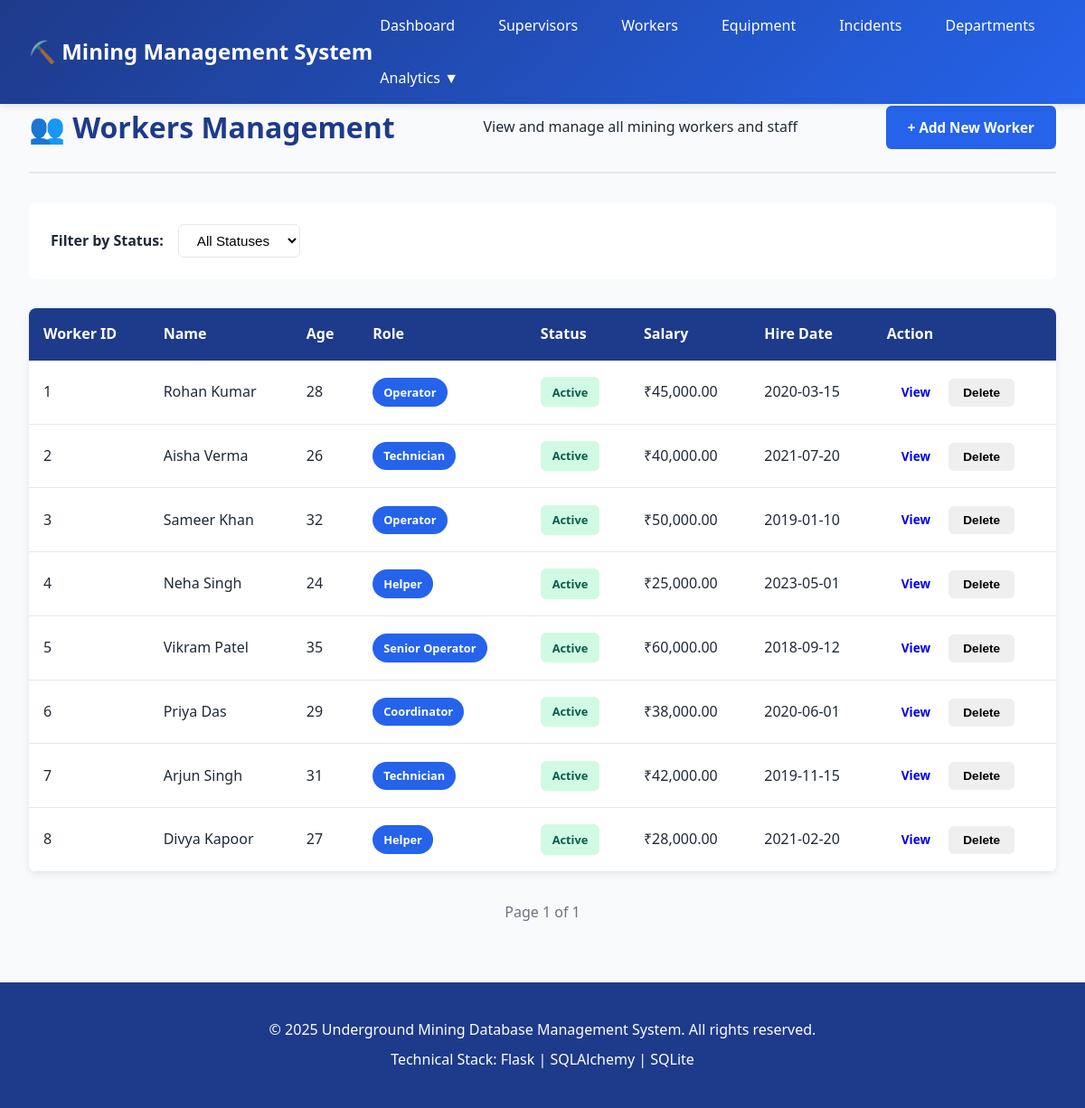
The page /workers on the database its author committed.
### app.py (models this page shows)
class Worker(db.Model):
    __tablename__ = 'Worker'
    WorkerID = db.Column(db.Integer, primary_key=True, autoincrement=True)
    Name = db.Column(db.String(50), nullable=False)
    Age = db.Column(db.Integer)
    Role = db.Column(db.String(30))
    Contact = db.Column(db.String(20))
    S_ID = db.Column(db.Integer, db.ForeignKey('Supervisor.SupervisorID'))
    DepartmentID = db.Column(db.Integer, db.ForeignKey('Department.DepartmentID'))
    HireDate = db.Column(db.Date)
    Salary = db.Column(db.Float)
    EmploymentStatus = db.Column(db.String(20), default='Active')

### app.py (the view)
@app.route('/workers')
@handle_errors
def workers_list():
    page = request.args.get('page', 1, type=int)
    status_filter = request.args.get('status', 'All')
    query = Worker.query
    if status_filter != 'All':
        query = query.filter_by(EmploymentStatus=status_filter)
    workers = query.paginate(page=page, per_page=10)
    statuses = ['Active', 'On Leave', 'Inactive']
    return render_template('workers.html', workers=workers.items, pagination=workers, statuses=statuses, selected_status=status_filter)

### app.py (called while the page is built)
def handle_errors(f):
    @wraps(f)
    def decorated_function(*args, **kwargs):
        try:
            return f(*args, **kwargs)
        except Exception as e:
            print(f"Error: {str(e)}")
            print(traceback.format_exc())
            flash(f"Error: {str(e)}", "error")
            return redirect(url_for('index'))
    return decorated_function

@app.context_processor
def inject_helpers():
    def get_worker(worker_id):
        return Worker.query.get(worker_id) if worker_id else None
    def get_equipment(equip_id):
        return Equipment.query.get(equip_id) if equip_id else None
    return dict(get_worker=get_worker, get_equipment=get_equipment)

### templates/workers.html (shortened to what this page needs)
{% extends "base.html" %}
{% block content %}
<div class="page-header">
    <h2>👥 Workers Management</h2>
    <p>View and manage all mining workers and staff</p>
    <a href="{{ url_for('add_worker') }}" class="btn btn-primary" style="float: right;">+ Add New Worker</a>
</div>
<div class="filter-section">
    <label for="status">Filter by Status:</label>
    <select id="status" onchange="window.location.href='?status=' + this.value">
        <option value="All" {% if selected_status == 'All' %}selected{% endif %}>All Statuses</option>
    </select>
</div>
{% if workers %}
<table class="data-table">
    <thead>
        <tr>
            <th>Worker ID</th>
            <th>Name</th>
            <th>Age</th>
            <th>Role</th>
            <th>Status</th>
            <th>Salary</th>
            <th>Hire Date</th>
            <th>Action</th>
        </tr>
    </thead>
    <tbody>
        {% for worker in workers %}
        <tr>
            <td>{{ worker.WorkerID }}</td>
            <td>{{ worker.Name }}</td>
            <td>{{ worker.Age }}</td>
            <td><span class="badge">{{ worker.Role }}</span></td>
            <td><span class="status-badge status-{{ worker.EmploymentStatus|lower }}">{{ worker.EmploymentStatus }}</span></td>
            <td>₹{{ "{:,.2f}".format(worker.Salary) }}</td>
            <td>{{ worker.HireDate.strftime('%Y-%m-%d') if worker.HireDate else 'N/A' }}</td>
            <td><a href="{{ url_for('worker_detail', worker_id=worker.WorkerID) }}" class="btn btn-small">View</a>
            <form method="POST" action="{{ url_for('delete_worker', worker_id=worker.WorkerID) }}" class="inline-form" style="display: inline;" onsubmit="return confirm('Delete this worker?');">
                <button type="submit" class="btn btn-small btn-danger">Delete</button>
            </form></td>
        </tr>
        {% endfor %}
    </tbody>
</table>
<div class="pagination">
    <span class="pagination-info">Page {{ pagination.page }} of {{ pagination.pages }}</span>
</div>
{% else %}
<div class="empty-state">
    <p>No workers found. <a href="{{ url_for('init_database') }}">Initialize database</a> to load sample data.</p>
</div>
{% endif %}
{% endblock %}

### templates/base.html (shortened to what this page needs)
<!DOCTYPE html>
<html lang="en">
<head>
    <link rel="stylesheet" href="{{ url_for('static', filename='css/style.css') }}">
</head>
<body>
    <nav class="navbar">
        <div class="nav-container">
            <h1 class="logo">⛏️ Mining Management System</h1>
            <ul class="nav-menu">
                <li><a href="{{ url_for('index') }}" class="nav-link">Dashboard</a></li>
                <li><a href="{{ url_for('supervisors_list') }}" class="nav-link">Supervisors</a></li>
                <li><a href="{{ url_for('workers_list') }}" class="nav-link">Workers</a></li>
                <li><a href="{{ url_for('equipment_list') }}" class="nav-link">Equipment</a></li>
                <li><a href="{{ url_for('incidents_list') }}" class="nav-link">Incidents</a></li>
                <li><a href="{{ url_for('departments_list') }}" class="nav-link">Departments</a></li>
                <li class="dropdown">
                    <a href="#" class="nav-link dropdown-toggle">Analytics ▼</a>
                </li>
            </ul>
        </div>
    </nav>
    <main class="container">
        {% block content %}{% endblock %}
    </main>
    <footer class="footer">
        <p>&copy; 2025 Underground Mining Database Management System. All rights reserved.</p>
        <p>Technical Stack: Flask | SQLAlchemy | SQLite</p>
    </footer>
</body>
</html>

### static/css/style.css (style rules this page uses)
* { margin: 0; padding: 0; box-sizing: border-box; }
:root { --primary-color: #1e3a8a; --secondary-color: #2563eb; --success-color: #10b981; --warning-color: #f59e0b; --danger-color: #ef4444; --critical-color: #dc2626; --light-bg: #f9fafb; --border-color: #e5e7eb; --text-color: #1f2937; --text-light: #6b7280; }
body { font-family: 'Segoe UI', Tahoma, Geneva, Verdana, sans-serif; background-color: var(--light-bg); color: var(--text-color); line-height: 1.6; }
.navbar { background: linear-gradient(135deg, var(--primary-color), var(--secondary-color)); color: white; padding: 1rem 0; box-shadow: 0 2px 8px rgba(0,0,0,0.1); position: sticky; top: 0; z-index: 1000; }
.nav-container { max-width: 1400px; margin: 0 auto; padding: 0 2rem; display: flex; justify-content: space-between; align-items: center; }
.logo { font-size: 1.5rem; font-weight: 700; white-space: nowrap; }
.nav-menu { list-style: none; display: flex; gap: 2rem; flex-wrap: wrap; }
.nav-link { color: white; text-decoration: none; font-weight: 500; transition: opacity 0.3s; padding: 0.5rem; }
.dropdown { position: relative; }
.dropdown-toggle::after { content: ''; }
.container { max-width: 1400px; margin: 0 auto; padding: 0 2rem; }
main { padding: 2rem 0; min-height: calc(100vh - 200px); }
.btn { padding: 0.75rem 1.5rem; border: none; border-radius: 6px; cursor: pointer; text-decoration: none; font-weight: 600; transition: all 0.3s; display: inline-block; font-size: 0.95rem; }
.btn-primary { background: var(--secondary-color); color: white; }
.btn-small { padding: 0.5rem 1rem; font-size: 0.85rem; }
.page-header { display: flex; justify-content: space-between; align-items: center; margin-bottom: 2rem; padding-bottom: 1.5rem; border-bottom: 2px solid var(--border-color); }
.page-header h2 { font-size: 2rem; color: var(--primary-color); }
.data-table { width: 100%; border-collapse: collapse; background: white; border-radius: 8px; overflow: hidden; box-shadow: 0 2px 8px rgba(0,0,0,0.08); margin: 1.5rem 0; }
.data-table thead { background: var(--primary-color); color: white; }
.data-table th { padding: 1rem; text-align: left; font-weight: 600; }
.data-table td { padding: 1rem; border-bottom: 1px solid var(--border-color); }
.badge { display: inline-block; padding: 0.35rem 0.75rem; border-radius: 20px; font-size: 0.8rem; font-weight: 600; background: var(--secondary-color); color: white; white-space: nowrap; }
.status-badge { display: inline-block; padding: 0.4rem 0.8rem; border-radius: 6px; font-size: 0.8rem; font-weight: 600; white-space: nowrap; }
.status-active, .status-completed { background: #d1fae5; color: #065f46; }
.filter-section { background: white; padding: 1.5rem; border-radius: 8px; margin-bottom: 2rem; display: flex; gap: 1rem; align-items: center; }
.filter-section label { font-weight: 600; }
.filter-section select { padding: 0.5rem 1rem; border: 1px solid var(--border-color); border-radius: 6px; background: white; cursor: pointer; font-size: 0.95rem; }
.pagination { display: flex; justify-content: center; align-items: center; gap: 1rem; margin: 2rem 0; }
.pagination-info { color: var(--text-light); font-weight: 500; }
.footer { background: var(--primary-color); color: white; text-align: center; padding: 2rem; margin-top: 4rem; }
.footer p { margin: 0.5rem 0; }

### rows shown on the page
Worker: WorkerID "1", Name "Rohan Kumar", Age "28", Role "Operator", EmploymentStatus "Active", Salary "45,000.00", HireDate "2020-03-15"
Worker: WorkerID "2", Name "Aisha Verma", Age "26", Role "Technician", EmploymentStatus "Active", Salary "40,000.00", HireDate "2021-07-20"
Worker: WorkerID "3", Name "Sameer Khan", Age "32", Role "Operator", EmploymentStatus "Active", Salary "50,000.00", HireDate "2019-01-10"
Worker: WorkerID "4", Name "Neha Singh", Age "24", Role "Helper", EmploymentStatus "Active", Salary "25,000.00", HireDate "2023-05-01"
Worker: WorkerID "5", Name "Vikram Patel", Age "35", Role "Senior Operator", EmploymentStatus "Active", Salary "60,000.00", HireDate "2018-09-12"
Worker: WorkerID "6", Name "Priya Das", Age "29", Role "Coordinator", EmploymentStatus "Active", Salary "38,000.00", HireDate "2020-06-01"
Worker: WorkerID "7", Name "Arjun Singh", Age "31", Role "Technician", EmploymentStatus "Active", Salary "42,000.00", HireDate "2019-11-15"
Worker: WorkerID "8", Name "Divya Kapoor", Age "27", Role "Helper", EmploymentStatus "Active", Salary "28,000.00", HireDate "2021-02-20"

### other values the page prints
{{ pagination.page }} "1"
{{ pagination.pages }} "1"
